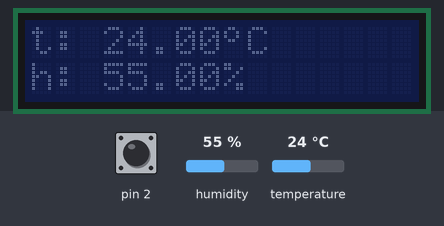
Recording of a sketch running on a simulated Arduino Uno, built with avr-gcc and run on an emulated ATmega328P. On the bench: 16×2 character LCD. The inputs (shaded band) are chosen by the test bench; at power-on: pin 2 HIGH, humidity 55 %, temperature 24 °C.

Above: at 1.2 s.
1.3 s: pin 2 pulled LOW for 0.15 s
At 2.1 s:
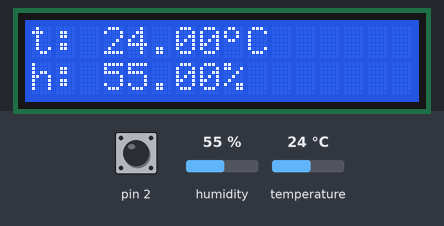
2.9 s: humidity set to 22 %
At 5.1 s:
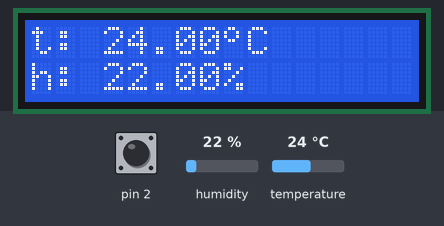
5.5 s: temperature set to 12 °C
At 9.2 s:
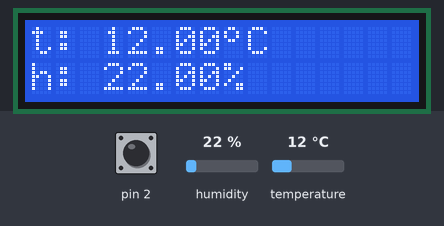
9.5 s: pin 2 pulled LOW for 1 s
At 10.7 s:
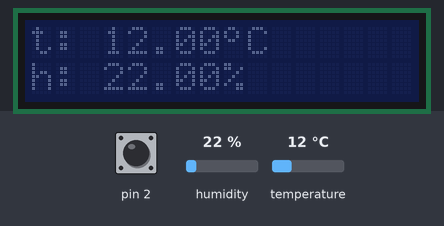
12.0 s: humidity set to 40 %
At 12.4 s:
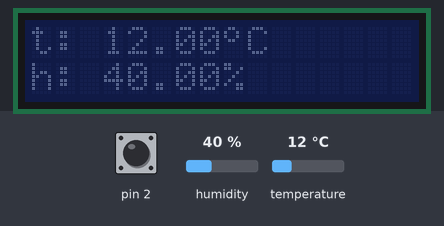
13.5 s: temperature set to 19 °C
At 16.7 s:
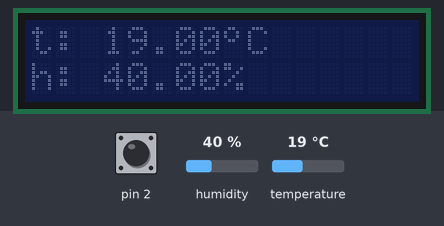
Timing chart, 0 to 18.2 s (numbered marks = the images above; inputs shaded):
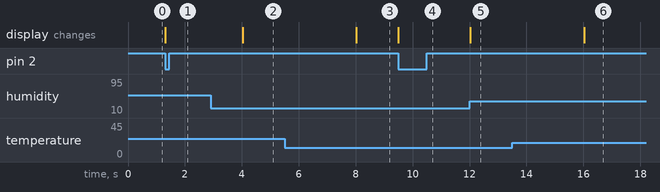

The sketch:

temp.ino
```cpp
#include <LiquidCrystal_I2C.h>
#include <DHT.h>
#include "GyverButton.h"

LiquidCrystal_I2C myLCD (0x27, 16, 2);
DHT myDHT(3, DHT22);
GButton button(2);

void CheckBacklight(bool &status) noexcept
{
  if(!status)
  {
    status = true;
    myLCD.backlight();
  }
  else if(status)
  {
    status = false;
    myLCD.noBacklight();
  }
}

void PrintLCD () noexcept
{
  float t = myDHT.readTemperature();
  float h = myDHT.readHumidity();

  if (isnan(t) || isnan(h))
  {
    myLCD.setCursor(0, 0);
    myLCD.print("Failed");
    return;
  }

  myLCD.setCursor(0, 0);
  String strT = "t: " + (String)t;
  myLCD.print(strT);
  myLCD.setCursor(8, 0);
  myLCD.write(0);
  myLCD.print("C");

  myLCD.setCursor(0, 1);
  String strH = "h: " + (String)h + "%";
  myLCD.print(strH);
}

void setup()
{
  constexpr const byte charDegree[] =
  {
    B01100,
    B10010,
    B10010,
    B01100,
    B00000,
    B00000,
    B00000,
    B00000
  };

  myLCD.begin(16,2);
  myLCD.noBacklight();
  myLCD.createChar(0, charDegree);

  myDHT.begin();

  button.setDebounce(50);

  PrintLCD();
}

void loop()
{
  button.tick();
  static bool backlightStatus = false;
  bool buttonStatus = button.isPress();

  if(buttonStatus) { CheckBacklight(backlightStatus); }

  auto currentTime = millis();
  static unsigned long lastTime = 0;

  if((currentTime - lastTime) >= 2000)
  {
    lastTime = currentTime;
    PrintLCD();
  }
}
```

Measured:
- after the input at 1.3 s, the display: changes at once (image 1)
- after the input at 2.9 s, the display: changes after 1.1 s (image 2)
- after the input at 5.5 s, the display: changes after 2.5 s (image 3)
- after the input at 9.5 s, the display: changes at once (image 4)
- after the input at 12.0 s, the display: changes at once (image 5)
- after the input at 13.5 s, the display: changes after 2.5 s (image 6)
